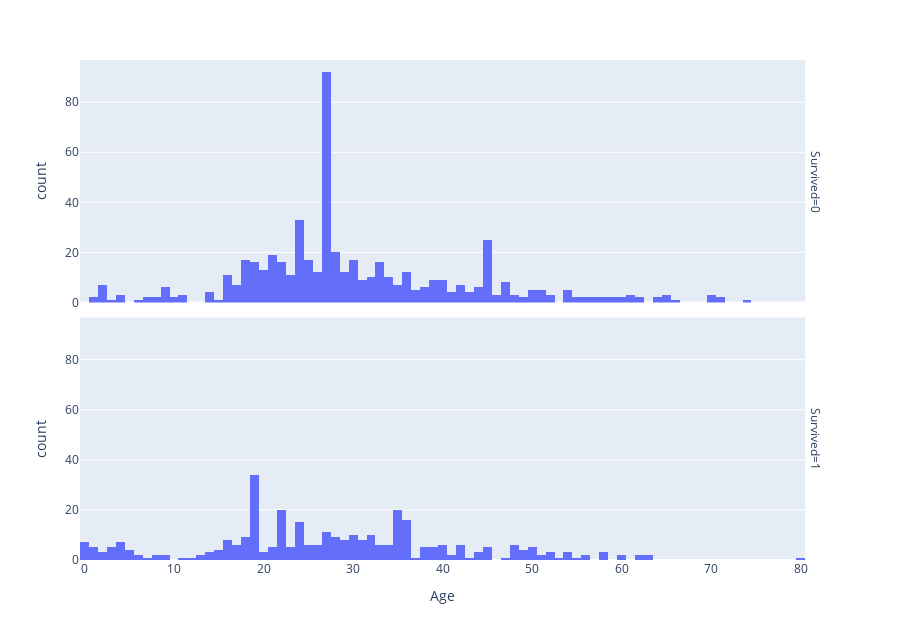

The cell this chart's notebook holds for it:
### Code cell
fig = px.histogram(df_clean, x='Age', facet_row='Survived', height=640, nbins=100)
fig.show()

### Figure 1 — Plotly figure (JSON) as saved in the notebook; plotly's stock layout.template omitted (floating-point values rounded to 4 significant figures; data arrays with more than 128 entries replaced by an {"elided": "..."} marker saying what was removed)
{"data": [{"bingroup": "x", "hovertemplate": "Survived=0<br>Age=%{x}<br>count=%{y}<extra></extra>", "legendgroup": "", "marker": {"color": "#636efa", "pattern": {"shape": ""}}, "name": "", "nbinsx": 100, "orientation": "v", "showlegend": false, "type": "histogram", "x": {"elided": "549 int values"}, "xaxis": "x2", "yaxis": "y2"}, {"bingroup": "x", "hovertemplate": "Survived=1<br>Age=%{x}<br>count=%{y}<extra></extra>", "legendgroup": "", "marker": {"color": "#636efa", "pattern": {"shape": ""}}, "name": "", "nbinsx": 100, "orientation": "v", "showlegend": false, "type": "histogram", "x": {"elided": "342 int values"}, "xaxis": "x", "yaxis": "y"}], "layout": {"annotations": [{"font": {}, "showarrow": false, "text": "Survived=1", "textangle": 90, "x": 0.98, "xanchor": "left", "xref": "paper", "y": 0.2425, "yanchor": "middle", "yref": "paper"}, {"font": {}, "showarrow": false, "text": "Survived=0", "textangle": 90, "x": 0.98, "xanchor": "left", "xref": "paper", "y": 0.7575, "yanchor": "middle", "yref": "paper"}], "barmode": "relative", "height": 640, "legend": {"tracegroupgap": 0}, "margin": {"t": 60}, "xaxis": {"anchor": "y", "domain": [0, 0.98], "title": {"text": "Age"}}, "xaxis2": {"anchor": "y2", "domain": [0, 0.98], "matches": "x", "showticklabels": false}, "yaxis": {"anchor": "x", "domain": [0, 0.485], "title": {"text": "count"}}, "yaxis2": {"anchor": "x2", "domain": [0.515, 1], "matches": "y", "title": {"text": "count"}}}}
